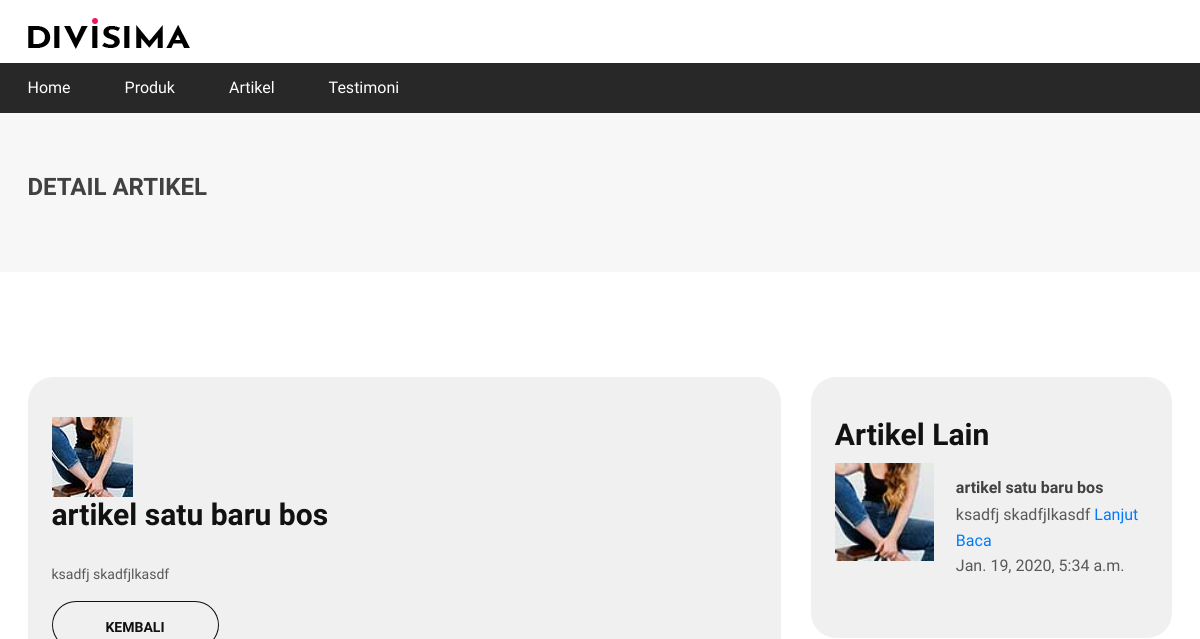
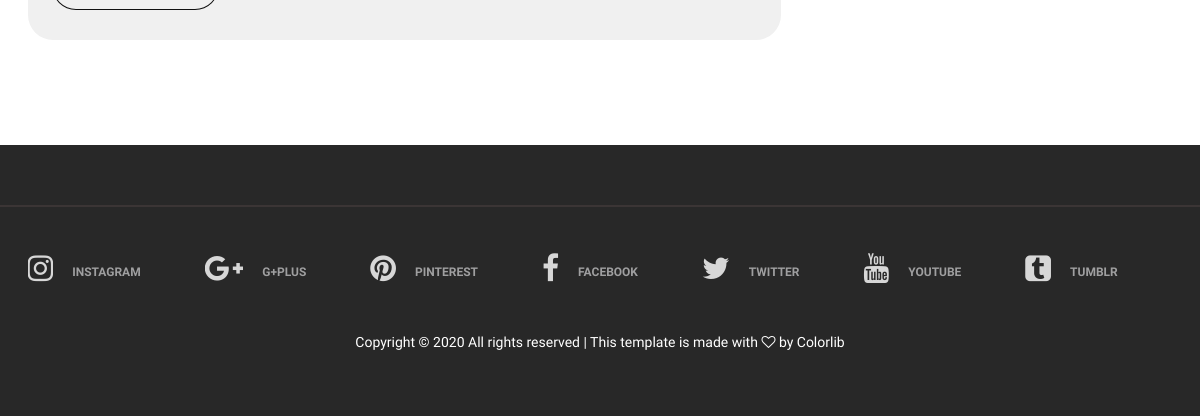
Page /artikel/artikel-satu-baru-bos on the earlier database version (2 pictures, top to bottom).
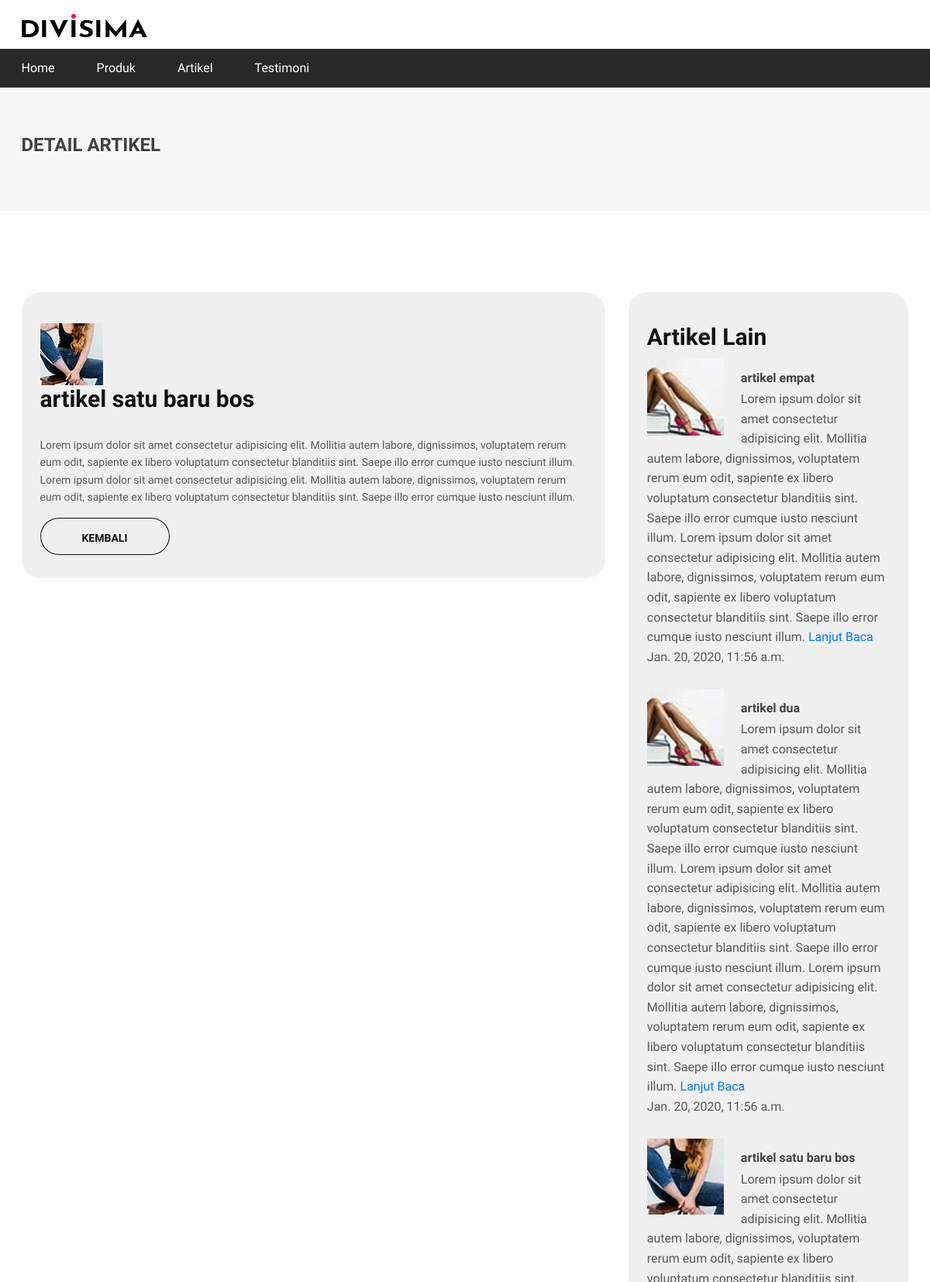
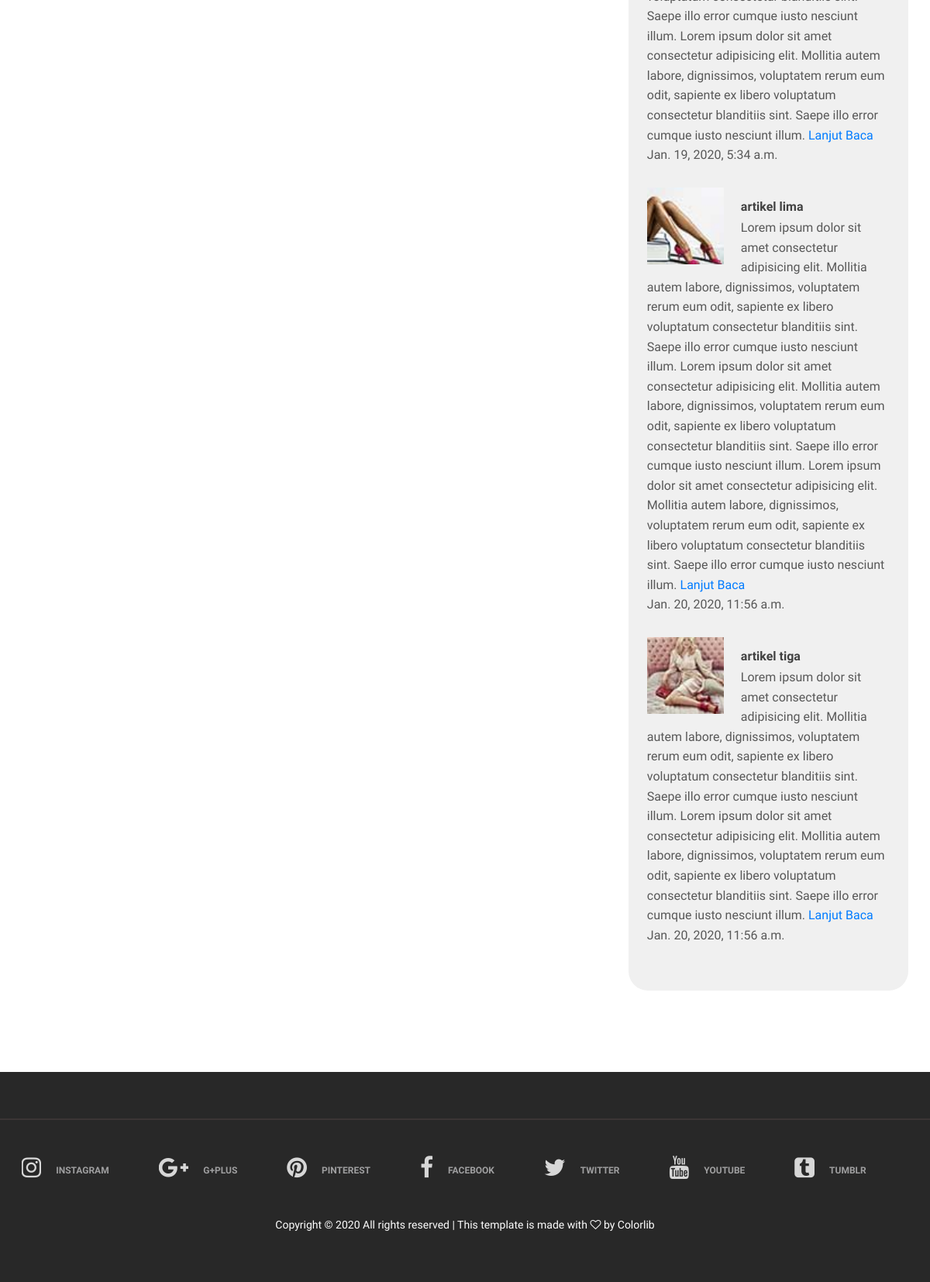
Same page on the later database version (2 pictures, top to bottom).
### blog/models.py (models this page shows, shortened)
class artikel(models.Model):
    judul = models.CharField(max_length=50)
    isi = models.TextField(max_length=1000)
    tanggal = models.DateTimeField(auto_now_add=True,blank=True,null=True)
    slug = models.SlugField(editable=False,blank=True,null=True)
    gambar = models.ImageField(upload_to='images/',null=True)
    kategori = models.ForeignKey(kategori_artikel,on_delete=models.SET_NULL,null=True)

### blog/views.py (the view)
# urls.py: path('<slug:blogslug>',views.show,name='show'),
def show(request,blogslug):
    detail_artikel = artikel.objects.get(slug=blogslug)
    artikel_lain = artikel.objects.all().order_by('?')[0:5]
    context = {
        'detail_artikel':detail_artikel,
        'artikel_lain':artikel_lain,
    }
    return render(request,'blog/show.html',context)

### blog/templates/blog/show.html
{% extends 'layout/base.html' %}
{% load static %}
{% block content %}
<div class="page-top-info">
    <div class="container">
        <h4>Detail Artikel</h4>
    </div>
</div>
<section class="checkout-section spad">
    <div class="container">
        <div class="row">
            <div class="col-lg-8 order-1 order-lg-1">
                <div class="checkout-cart">
                    <img src="{{detail_artikel.gambar.url}}" alt="">
                    <br>
                    <h3>{{detail_artikel.judul}}</h3>
                    <p>{{detail_artikel.isi}}</p>
                    <button class="site-btn sb-line sb-dark" onclick="history.go(-1)">Kembali</button>
                </div>
            </div>
            <br>
            <div class="col-lg-4 order-2 order-lg-2">
                <div class="checkout-cart">
                    <h3 style="margin-bottom:10px;">Artikel Lain</h3>
                    <ul class="product-list">
                        <ul class="product-list">
                            {% for row in artikel_lain %}
                            <li>
                                <div class="pl-thumb"><img src="{{row.gambar.url}}" alt=""></div>
                                <h6>{{row.judul}}</h6>
                                <p>{{row.isi}} <a href="#">Lanjut Baca</a></p>
                                <p>{{row.tanggal}}</p>
                            </li>
                            {% endfor %}
                        </ul>
                    </ul>
                </div>
            </div>
        </div>
    </div>
</section>
{% endblock content %}

Differences in the rows shown:
changed artikel "artikel satu baru bos": isi "ksadfj skadfjlkasdf" → "Lorem ipsum dolor sit amet consectetur adipisicing elit. Mollitia autem labore, dignissimos, voluptatem rerum eum odit, sapiente ex libero voluptatum consectetur blanditiis sint. Saepe illo error cumque iusto nesciunt illum. Lorem ipsum dolor sit amet consectetur adipisicing elit. Mollitia autem labore, dignissimos, voluptatem rerum eum odit, sapiente ex libero voluptatum consectetur blanditiis sint. Saepe illo error cumque iusto nesciunt illum."
added artikel: gambar (picture), judul "artikel empat", isi "Lorem ipsum dolor sit amet consectetur adipisicing elit. Mollitia autem labore, dignissimos, voluptatem rerum eum odit, sapiente ex libero voluptatum consectetur blanditiis sint. Saepe illo error cumque iusto nesciunt illum. Lorem ipsum dolor sit amet consectetur adipisicing elit. Mollitia autem labore, dignissimos, voluptatem rerum eum odit, sapiente ex libero voluptatum consectetur blanditiis sint. Saepe illo error cumque iusto nesciunt illum.", tanggal "Jan. 20, 2020, 11:56 a.m."
added artikel: gambar (picture), judul "artikel dua", isi "Lorem ipsum dolor sit amet consectetur adipisicing elit. Mollitia autem labore, dignissimos, voluptatem rerum eum odit, sapiente ex libero voluptatum consectetur blanditiis sint. Saepe illo error cumque iusto nesciunt illum. Lorem ipsum dolor sit amet consectetur adipisicing elit. Mollitia autem labore, dignissimos, voluptatem rerum eum odit, sapiente ex libero voluptatum consectetur blanditiis sint. Saepe illo error cumque iusto nesciunt illum. Lorem ipsum dolor sit amet consectetur adipisicing elit. Mollitia autem labore, dignissimos, voluptatem rerum eum odit, sapiente ex libero voluptatum consectetur blanditiis sint. Saepe illo error cumque iusto nesciunt illum.", tanggal "Jan. 20, 2020, 11:56 a.m."
added artikel: gambar (picture), judul "artikel lima", isi "Lorem ipsum dolor sit amet consectetur adipisicing elit. Mollitia autem labore, dignissimos, voluptatem rerum eum odit, sapiente ex libero voluptatum consectetur blanditiis sint. Saepe illo error cumque iusto nesciunt illum. Lorem ipsum dolor sit amet consectetur adipisicing elit. Mollitia autem labore, dignissimos, voluptatem rerum eum odit, sapiente ex libero voluptatum consectetur blanditiis sint. Saepe illo error cumque iusto nesciunt illum. Lorem ipsum dolor sit amet consectetur adipisicing elit. Mollitia autem labore, dignissimos, voluptatem rerum eum odit, sapiente ex libero voluptatum consectetur blanditiis sint. Saepe illo error cumque iusto nesciunt illum.", tanggal "Jan. 20, 2020, 11:56 a.m."
added artikel: gambar (picture), judul "artikel tiga", isi "Lorem ipsum dolor sit amet consectetur adipisicing elit. Mollitia autem labore, dignissimos, voluptatem rerum eum odit, sapiente ex libero voluptatum consectetur blanditiis sint. Saepe illo error cumque iusto nesciunt illum. Lorem ipsum dolor sit amet consectetur adipisicing elit. Mollitia autem labore, dignissimos, voluptatem rerum eum odit, sapiente ex libero voluptatum consectetur blanditiis sint. Saepe illo error cumque iusto nesciunt illum.", tanggal "Jan. 20, 2020, 11:56 a.m."
